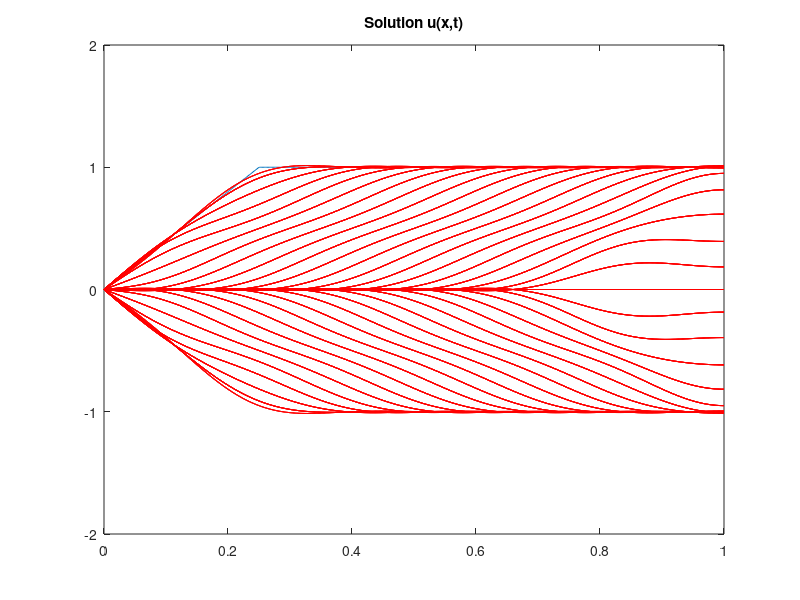

Write the MATLAB code that produced this figure.
% Fourier demo of a plucked string (mixed boundary conditions)

x = linspace(0,1,500);
N = 8;
psi = @(x) (x < 1/4).*(4*x) + (x>=1/4);
plot(x,psi(x))
title('Initial condition')
axis([0 1 -2 2])
pause

for t = 0:.05:10
    u = 0;
    for j = 1:N
        sqrtlambdaj = (2*j-1)/2*pi;
        aj = (2^(1/2)*(16*sin((pi*(j - 1/2))/4) + 2*pi*cos(pi*(j - 1/2)) - 4*pi*j*cos(pi*(j - 1/2))))/(pi^2*(2*j - 1)^2); % nonsmooth psi
        u = u + cos(sqrtlambdaj*t)*aj*sqrt(2)*sin(sqrtlambdaj*x);
    end
    hold on;plot(x,u,'r-');        
    axis([0 1 -2 2])
    pause
    title('Solution u(x,t)')
    drawnow
end
